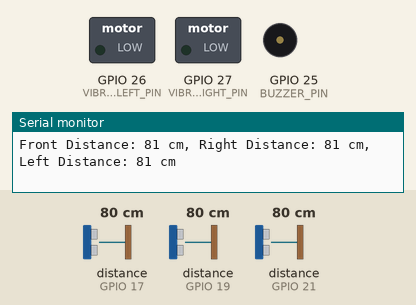
Simulated run of this sketch. Board: ESP32. Parts: switched loads named in the sketch (green lamp = pin HIGH), buzzer (waves = sounding), the last lines printed to the serial monitor. Dashed ring = blinking. The inputs (shaded band) are chosen by the test bench; at power-on: distance to the obstacle (sensors on GPIO 17, GPIO 19, GPIO 21) 80 cm. The echo pulse lasts 58.3 µs per cm.

Above: at 1.2 s.
1.3 s: distance to the obstacle (sensor on GPIO 17) set to 52 cm
2.8 s: distance to the obstacle (sensor on GPIO 17) set to 44 cm
At 2.97 s:
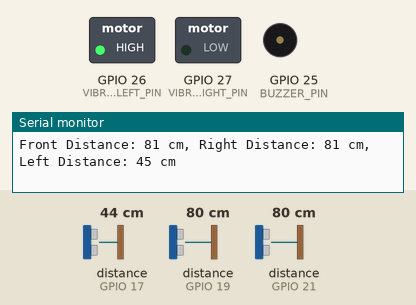
5.8 s: distance to the obstacle (sensor on GPIO 19) set to 54 cm
8.8 s: distance to the obstacle (sensor on GPIO 19) set to 44 cm
At 9.7 s:
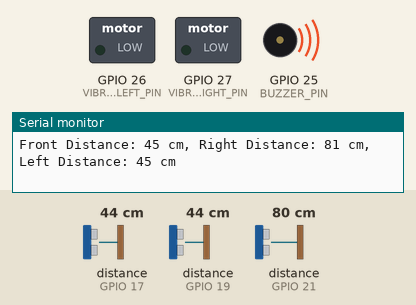
11.8 s: distance to the obstacle (sensor on GPIO 21) set to 53 cm
14.8 s: distance to the obstacle (sensor on GPIO 21) set to 45 cm
At 16.35 s:
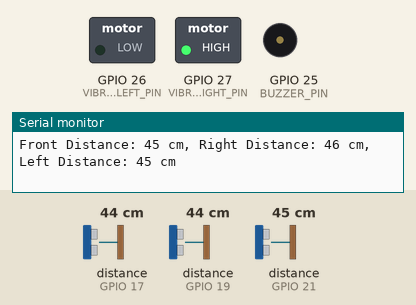
Timing chart, 0 to 18.8 s (numbered marks = the images above; inputs shaded):
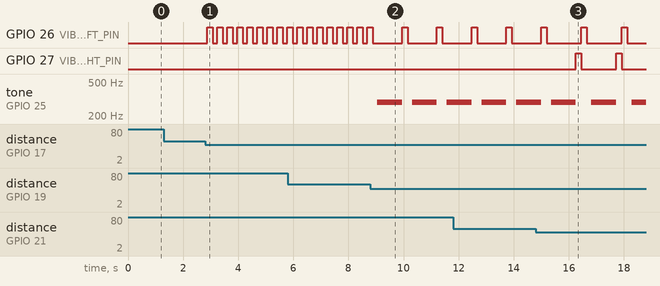

Measured:
- the behaviour switches between 50 and 49 cm on distance to the obstacle (sensor on GPIO 17) (found by bisection; images 0 and 1)
- the behaviour switches between 50 and 49 cm on distance to the obstacle (sensor on GPIO 19) (found by bisection; images 1 and 2)
- the behaviour switches between 50 and 49 cm on distance to the obstacle (sensor on GPIO 21) (found by bisection; images 2 and 3)
- after the input at 2.8 s, GPIO 26 (VIBRATION_LEFT_PIN): alternates HIGH for 0.20 s and LOW for 0.16 s, starting after 0.08 s
- after the input at 8.8 s, GPIO 26 (VIBRATION_LEFT_PIN): alternates HIGH for 0.20 s and LOW for 1.1 s, starting after 1.2 s; tone on GPIO 25 (BUZZER_PIN): alternates 289 Hz for 0.90 s and silent for 0.36 s, starting after 0.25 s
- after the input at 14.8 s, GPIO 27 (VIBRATION_RIGHT_PIN): alternates HIGH for 0.20 s and LOW for 1.3 s, starting after 1.5 s

The sketch:

sketch_Smartcap1.ino
```cpp
#include <NewPing.h>

#define TRIG_PIN_FRONT 23   // Trigger pin for the front ultrasonic sensor
#define ECHO_PIN_FRONT 19   // Echo pin for the front ultrasonic sensor
#define TRIG_PIN_RIGHT 22    // Trigger pin for the right ultrasonic sensor
#define ECHO_PIN_RIGHT 21    // Echo pin for the right ultrasonic sensor
#define TRIG_PIN_LEFT 18     // Trigger pin for the left ultrasonic sensor
#define ECHO_PIN_LEFT 17     // Echo pin for the left ultrasonic sensor
#define BUZZER_PIN 25        // Pin for the buzzer
#define VIBRATION_LEFT_PIN 26 // Pin for left vibration motor
#define VIBRATION_RIGHT_PIN 27 // Pin for right vibration motor

// Create NewPing instances for each sensor
NewPing sonarFront(TRIG_PIN_FRONT, ECHO_PIN_FRONT, 200); // Max distance 200 cm for front sensor
NewPing sonarRight(TRIG_PIN_RIGHT, ECHO_PIN_RIGHT, 200); // Max distance 200 cm for right sensor
NewPing sonarLeft(TRIG_PIN_LEFT, ECHO_PIN_LEFT, 200); // Max distance 200 cm for left sensor

void setup() {
  Serial.begin(115200); // Start the Serial communication at 115200 baud rate
  pinMode(BUZZER_PIN, OUTPUT); // Set the buzzer pin as output
  pinMode(VIBRATION_LEFT_PIN, OUTPUT); // Set left vibration motor pin as output
  pinMode(VIBRATION_RIGHT_PIN, OUTPUT); // Set right vibration motor pin as output
}

void loop() {
  delay(50); // Short delay to avoid flooding the serial monitor

  // Get distance from the ultrasonic sensors
  int distanceFront = sonarFront.ping_cm();
  int distanceRight = sonarRight.ping_cm();
  int distanceLeft = sonarLeft.ping_cm();

  // Print distances to Serial Monitor
  Serial.print("Front Distance: ");
  Serial.print(distanceFront);
  Serial.print(" cm, Right Distance: ");
  Serial.print(distanceRight);
  Serial.print(" cm, Left Distance: ");
  Serial.print(distanceLeft);
  Serial.println(" cm");

  // Control beeping and vibration based on distances
  controlBeepAndVibration(distanceFront, distanceRight, distanceLeft);

  delay(100); // Adjust delay as needed
}

void controlBeepAndVibration(int distanceFront, int distanceRight, int distanceLeft) {
  // Stop all vibrations and buzzer initially
  noTone(BUZZER_PIN);
  digitalWrite(VIBRATION_LEFT_PIN, LOW);
  digitalWrite(VIBRATION_RIGHT_PIN, LOW);

  // Check for front obstacle
  if (distanceFront > 0 && distanceFront <= 50) {
    // Map distance to frequency for front sensor
    int frequencyFront = map(distanceFront, 5, 50, 1000, 200); // 1000 Hz at 5 cm, 200 Hz at 50 cm
    tone(BUZZER_PIN, frequencyFront); // Start beeping for front sensor

    // Control beep duration based on front distance
    int durationFront = map(distanceFront, 5, 50, 100, 1000); // Shorter duration for closer distance
    delay(durationFront); // Wait for the duration
    noTone(BUZZER_PIN); // Stop the tone
  }

  // Check for right-side obstacle
  if (distanceRight > 0 && distanceRight <= 50) {
    // Activate right vibration motor
    digitalWrite(VIBRATION_RIGHT_PIN, HIGH);
    delay(200); // Vibration duration for right indication
    digitalWrite(VIBRATION_RIGHT_PIN, LOW); // Stop vibration
  }

  // Check for left-side obstacle
  if (distanceLeft > 0 && distanceLeft <= 50) {
    // Activate left vibration motor
    digitalWrite(VIBRATION_LEFT_PIN, HIGH);
    delay(200); // Vibration duration for left indication
    digitalWrite(VIBRATION_LEFT_PIN, LOW); // Stop vibration
  }
}
```
